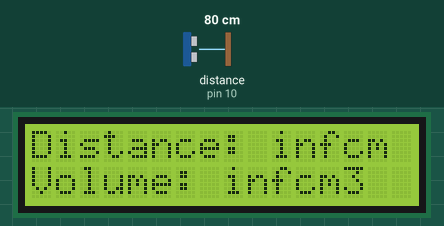
Simulated run of this sketch. Board: Arduino Uno, built with avr-gcc and run on an emulated ATmega328P. Shown: 16×2 character LCD. Wiring (inferred from the names in the program): ultrasonic range finder: trigger pin 9; echo pin 10. The inputs (shaded band) are chosen by the test bench; at power-on: distance to the obstacle (sensor on pin 10) 80 cm. The echo pulse lasts 58.3 µs per cm; what the sketch prints to the serial monitor is not drawn.

Above: at 1.2 s.
1.3 s: distance to the obstacle (sensor on pin 10) set to 9 cm
At 3.6 s:
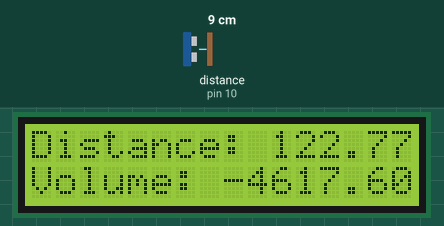
7.6 s: distance to the obstacle (sensor on pin 10) set to 2 cm
At 10.1 s:
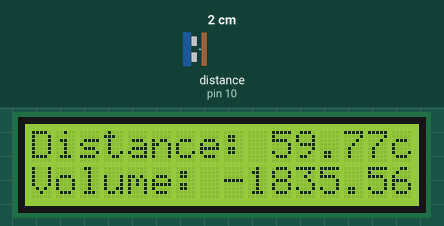
11.6 s: distance to the obstacle (sensor on pin 10) set to 4 cm
At 25.5 s:
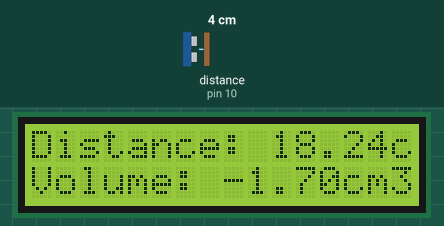
Timing chart, 0 to 27.0 s (numbered marks = the images above; inputs shaded):
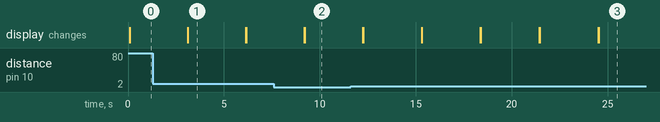

Measured:
- what the display in image 1 shows lasts 3.0 s, from 3.1 s to 6.1 s

The sketch:

ARDUINO_2.ino
```cpp
#include "LiquidCrystal.h"

const int rs = 12, en = 11, d4 = 5, d5 = 4, d6 = 3, d7 = 2;
LiquidCrystal lcd(rs, en, d4, d5, d6, d7);

const int trigPin = 9;
const int echoPin = 10;
long duration;
float distanceCm;
float volumeCm, volumeOcupado;
float alturaTotal = 18.2;
float raioCirc = 3.75;
float areaCirc = 3.14 * (raioCirc * raioCirc);
float volumeTotal = alturaTotal * areaCirc;
float densidade = 1.99;
float massaG;

//primeira media das leituras
const int bufferSize1 = 16;
float ultraBuffer1[bufferSize1];
int bufferIndex1 = 0;
int bufferLength1 = 0;
float mediaUltra1 = 0;

//faz a média da média da leitura
const int bufferSize2 = 4;
float ultraBuffer2[bufferSize2];
int bufferIndex2 = 0;
int bufferLength2 = 0;
float mediaUltra2 = 0;
// VolumeTotal = 21.195

// Medir em um copo graduado a quantidade de 100g (por ex) de areia
// verificar quantos mL deu = 50ml
// Converter para m3 = 0.00005 m3
// dividir kg/m3 (calculo da densidade), no caso 0.1kg/X m3 (do copo graduado convertido em m3)0,000005
// Sabendo o volume em m3 (leitura do sensor)
// multiplicar m3 pela desidade (kg/m3) VolumeOcupado
// m3 (sensor) x    Kg
//                ------    = Kg
//                  m3


void setup() {

  lcd.begin(16, 2);
  pinMode(trigPin, OUTPUT);
  pinMode(echoPin, INPUT);
  Serial.begin(9600);
}


void DisplayProcedure()
{
  lcd.setCursor(0, 0);
  lcd.print("Distance: ");
  lcd.print(mediaUltra2);
  lcd.print("cm");
  delay(10);
  lcd.setCursor(0, 1);
  lcd.print("Volume: ");
  lcd.print(volumeOcupado);
  lcd.print("cm3");
  lcd.display();
  delay(10);
  if (distanceCm <= 0) {
    tone(11, 400, 100);
  }
  else {
    noTone(11);
  }
}

void loop() {


  UltrassonicProcedure();

  DisplayProcedure();

  delay(3000);
}
```

filtroUltra.ino
```cpp
void UltrassonicProcedure()
{
  digitalWrite(trigPin, LOW);
  delayMicroseconds(2);
  digitalWrite(trigPin, HIGH);
  delayMicroseconds(10);
  digitalWrite(trigPin, LOW);

  duration = pulseIn(echoPin, HIGH);
  distanceCm = duration * 0.034 / 2;
  media1();
  media2();

  Serial.println("BufferIndex1: ");
  Serial.println(bufferIndex1);
  Serial.print("mediaUltra1: ");
  Serial.println(mediaUltra1);
  Serial.print("Buffer1:");
  for(int i = 0; i <= bufferLength1; i++){
    Serial.print(ultraBuffer1[i]);
    Serial.println(" ");
  }
  volumeCm = mediaUltra2 * areaCirc;
  volumeOcupado = volumeTotal - volumeCm; //volume de areia
  massaG = volumeOcupado * densidade;
}

void media1()
{
  ultraBuffer1[bufferIndex1] = distanceCm;

  if(bufferLength1 < bufferSize1)
  {
    bufferLength1++;
  }
  if(bufferIndex1 >= bufferSize1)
  {
    bufferIndex1 = 0;
  }else{
    bufferIndex1++;
  }
  mediaUltra1 = media(&ultraBuffer1[0],bufferLength1);
}

void media2()
{
  ultraBuffer2[bufferIndex2] = media(&ultraBuffer1[0], bufferLength1);
  mediaUltra2 = media(&ultraBuffer2[0], bufferLength2);
  if(bufferLength2 < bufferSize2)
  {
    bufferLength2++;
  }
  bufferIndex2 = bufferIndex2 >= bufferSize2 ? 0 : bufferIndex2 + 1;// bufferIndex2 recebe o valor resultando da cndição (bufferIndex2 >= bufferSize2) se a condição for verdadeiro ele recebe 0, se não ele recebe bufferIndex2+1
}


float media(float *bufferUltra, int bufferLength)
{
  float media = 0;

  for(int i=0;i<=bufferLength; i++)
  {
    media += bufferUltra[i];

  }

  return media / bufferLength;
}
```
